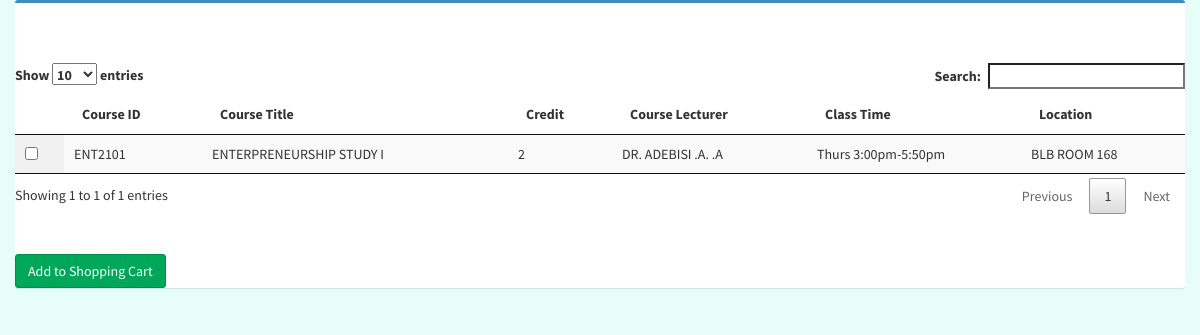
The page /student/dept/student-registerCourse-entre.php (signed in) on the database its author committed.
### tables this page shows
CREATE TABLE `courses` (
  `course_id` varchar(11) NOT NULL,
  `title` varchar(255) NOT NULL,
  `unit` varchar(11) NOT NULL,
  `class_level` int(3) NOT NULL,
  `department` varchar(255) NOT NULL,
  `course_lecturer` varchar(255) NOT NULL,
  `semester` varchar(45) NOT NULL,
  `time` varchar(255) NOT NULL,
  `location` varchar(255) NOT NULL
);

### student/dept/student-registerCourse-entre.php (the view, shortened to what this page needs)
<?php
include '../../config.php';
$id = $_SESSION["euid"];
  $csql = "SELECT c.course_id as id, c.title as coursename, c.unit as unit, c.course_lecturer as lecturer, c.location as location, c.semester as semester, c.time as classTime FROM courses c, department d WHERE c.course_id NOT IN ( SELECT course_id FROM cart WHERE sid='$id' ) AND c.course_id NOT IN ( SELECT course_id FROM course_registered WHERE sid='$id') AND d.dept_name = 'ENTREPRENEURSHIP' AND c.department = d.dept_id AND c.semester = 'FALL'";
  $cresult = mysqli_query($db, $csql);
?>
<!DOCTYPE html>
<html lang="en">
<head>
    <link rel="stylesheet" href="../../css/bootstrap.min.css">
    <link rel="stylesheet" href="../../css/studentHome.css">
    <link rel="stylesheet" href="../../css/adminLTE.css">
    <link rel="stylesheet" href="../../css/jquery.dataTables.min.css">
    <link rel="stylesheet" href="../../css/select.dataTables.min.css">
    <link type="text/css" href="../../css/dataTables.checkboxes.css" rel="stylesheet" />
</head>
  <body id="#home">
    <?php
      if(mysqli_num_rows($cresult) > 0)
      {
    ?>
        <div class="container-fluid">
          <div class="box box-primary">
          <br>
          <br>
          <br>
          <table id='theTable' class="display" style='width:100%;'>
          <thead>
			      <tr>
              <th></th>
				      <th class='col-6'>Course ID</th>
				      <th class='col-6'>Course Title</th>
				      <th class='col-6'>Credit</th>
              <th class='col-6'>Course Lecturer</th>
              <th class='col-6'>Class Time</th>
              <th class='col-6'>Location</th>
            </tr>
          </thead>
            <?php
              while($crow = mysqli_fetch_array($cresult))
              {
            ?>
                <tr id="<?php echo $crow["id"]; ?>]">
                    <td><input type="checkbox" name="course_id[]" class="addcourse" value="<?php echo $crow["id"];?>"/></td>
                    <td><?php echo $crow["id"];?></td>
                    <td><?php echo $crow["coursename"];?></td>
                    <td><?php echo $crow["unit"];?></td>
                    <td><?php echo $crow["lecturer"];?></td>
                    <td><?php echo $crow["classTime"];?></td>
                    <td><?php echo $crow["location"];?></td>
                </tr>
            <?php
              }
            ?>
          </table>
          <br>
		      <br>
		      <button type="button" class="btn btn-success" name="btn_add" id="btn_add">Add to Shopping Cart</button>
      </div>
    </div>
    <?php
      }
    ?>
  </body>
</html>

### css/studentHome.css (style rules this page uses)
body { font-family: 'Nunito', sans-serif; background-color: rgb(230, 253, 248); }

### rows shown on the page
courses: course_id "ENT2101", title "ENTERPRENEURSHIP STUDY I", unit "2", course_lecturer "DR. ADEBISI .A. .A", time "Thurs 3:00pm-5:50pm", location "BLB ROOM 168"
